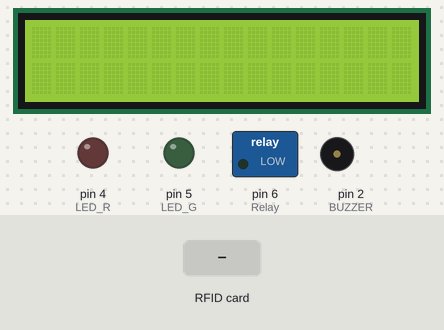
A sketch run on a simulated Arduino Uno, built with avr-gcc and run on an emulated ATmega328P. Parts: 16×2 character LCD, switched loads named in the sketch (green lamp = pin HIGH), output pins drawn as LEDs (lit = HIGH), buzzer (waves = sounding). Inputs (shaded band) come from the test bench. Pins used as bus, display or sensor lines are not drawn; what the sketch prints to the serial monitor is not drawn.

Above: at 1.3 s.
1.4 s: RFID card 79 44 D8 B3 held to the reader
At 3.5 s:
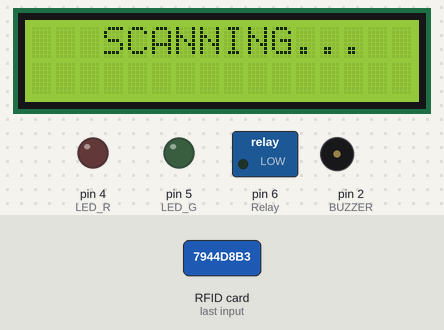
3.7 s: RFID card 5E 7A 19 C4 held to the reader
At 4.7 s:
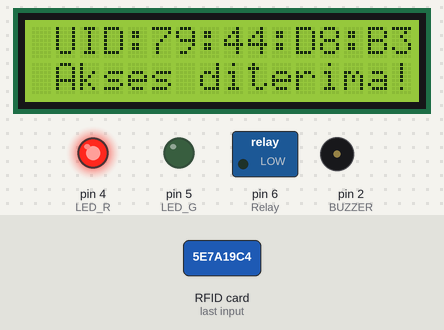
At 9.5 s:
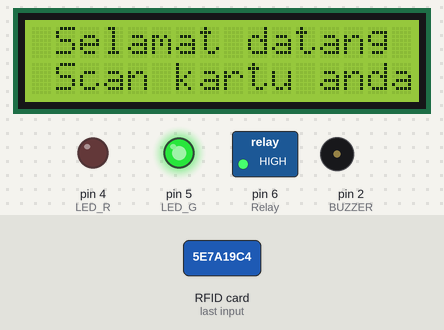
Timing chart, 0 to 11.0 s (numbered marks = the images above; inputs shaded):
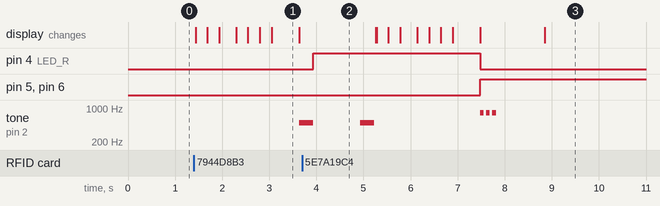

The sketch:

RC522_RFID_Doorlock_LCD.ino
```cpp
/*---------rfid RC522 MasterCard DoorLock---------------*/
/*-------------Source Code by---------------------------*/
/*------Modified & Adapted by Habib.m @Hab_mz-----------*/
/*-----------------------V1.1---------------------------*/

#include <SPI.h>
#include <MFRC522.h>
#include <LCD.h>
#include <Wire.h>
#include <LiquidCrystal_I2C.h>
LiquidCrystal_I2C lcd(0x3F ,2,1,0,4,5,6,7,3, POSITIVE);

#define SS_PIN 10
#define RST_PIN 9
#define LED_G 5 //define green LED pin
#define LED_R 4 //define red LED
#define BUZZER 2 //buzzer pin
int Relay = 6;
MFRC522 mfrc522(SS_PIN, RST_PIN);   // Create MFRC522 instance.

void setup()
{
  lcd.begin (16,2);
  Serial.begin(9600);   // Initiate a serial communication
  SPI.begin();      // Initiate  SPI bus
  mfrc522.PCD_Init();   // Initiate MFRC522
  pinMode(LED_G, OUTPUT);
  pinMode(LED_R, OUTPUT);
  pinMode(BUZZER, OUTPUT);
  pinMode(Relay, OUTPUT);
  digitalWrite(Relay, LOW);
  noTone(BUZZER);
  Serial.println("Tempelkan RFID...");
  Serial.println();

}
void loop()
{
  // Look for new cards
  if ( ! mfrc522.PICC_IsNewCardPresent())
  {
    return;
  }
  // Select one of the cards
  if ( ! mfrc522.PICC_ReadCardSerial())
  {
    return;
  }
  //Show UID on serial monitor
  Serial.print("Kode UID ");
  String content= "";
  byte letter;
  for (byte i = 0; i < mfrc522.uid.size; i++)
  {
     Serial.print(mfrc522.uid.uidByte[i] < 0x10 ? " 0" : ":");
     Serial.print(mfrc522.uid.uidByte[i], HEX);
     content.concat(String(mfrc522.uid.uidByte[i] < 0x10 ? " 0" : ":"));
     content.concat(String(mfrc522.uid.uidByte[i], HEX));
  }

  Serial.println();
  Serial.print("Pesan : ");
  content.toUpperCase();

  if (content.substring(1) == "79:44:D8:B3") //change here the UID of the card/cards that you want to give access
  {
    lcd.clear();
    lcd.setCursor(3, 0);
    lcd.print("SCANNING");lcd.print(".");delay(250);lcd.print(".");delay(250);lcd.print(".");delay(350);
    lcd.clear();
    lcd.setCursor(3, 0);
    lcd.print("SCANNING");delay(250);lcd.print(".");delay(250);lcd.print(".");delay(250);lcd.print(".");delay(550);
    Serial.println("Akses diterima!");
    Serial.println();
    lcd.clear();
    lcd.setCursor(1, 0);
    lcd.print("UID:");lcd.print(content.substring(1));
    lcd.setCursor(1, 1);
    lcd.print("Akses diterima!");
    tone(BUZZER, 500);
    delay(300);
    noTone(BUZZER);
    digitalWrite(LED_G, LOW);
    digitalWrite(LED_R, HIGH);
    digitalWrite(Relay, LOW);
    delay(1000);
    tone(BUZZER, 500);
    delay(300);
    noTone(BUZZER);

  }

 else   {
    lcd.clear();
    lcd.setCursor(2, 0);
    lcd.print("SCANNING");lcd.print(".");delay(250);lcd.print(".");delay(250);lcd.print(".");delay(350);
    lcd.clear();
    lcd.setCursor(2, 0);
    lcd.print("SCANNING");delay(250);lcd.print(".");delay(250);lcd.print(".");delay(250);lcd.print(".");delay(550);
    Serial.println(" Akses ditolak!");
    lcd.clear();
    lcd.setCursor(1, 0);
    lcd.print("UID:");lcd.print(content.substring(1));
    lcd.setCursor(1, 1);
    lcd.print("Akses ditolak!");
    digitalWrite(LED_R, LOW);
    digitalWrite(LED_G, HIGH);
    digitalWrite(Relay, HIGH);
    tone(BUZZER, 800);
    delay(80);
    noTone(BUZZER);
    delay(50);
    tone(BUZZER, 800);
    delay(80);
    noTone(BUZZER);
    delay(50);
    tone(BUZZER, 800);
    delay(80);
    noTone(BUZZER);
    delay(1000);
  }

    lcd.clear();
    lcd.setCursor(1, 0);
    lcd.print("Selamat datang");
    lcd.setCursor(1, 1);
    lcd.print("Scan kartu anda");
}
```

Measured:
- after the input at 1.4 s, tone on pin 2 (BUZZER): silent → 500 Hz after 2.2 s; the display: first changes at once (image 1 shows a later state)
- after the input at 3.7 s, pin 5 (LED_G), pin 6 (Relay): LOW → HIGH after 3.8 s; the display: first differs from a run without the input after 1.6 s (image 3 shows a later state)
- what the display in image 1 shows lasts 0.6 s, from 3.0 s to 3.6 s
